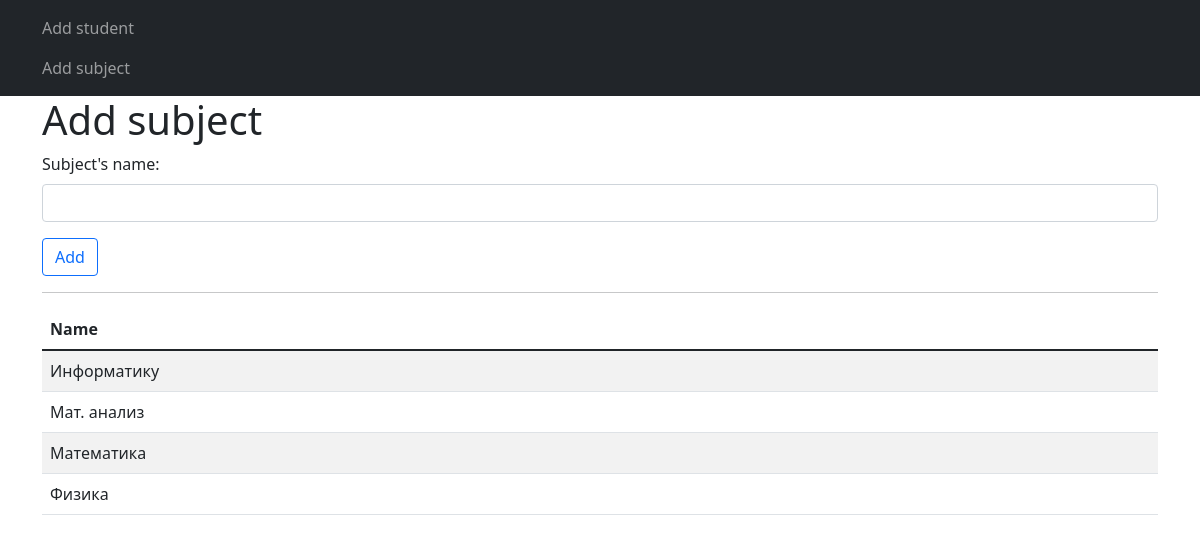
Screenshot of /add-subject with the database file from the repository.
### models.py (models this page shows)
class Subjects(db.Model):
    id = db.Column(db.Integer, primary_key=True)
    name = db.Column(db.String(80), nullable=False)
    student = db.relationship('Students', backref='subjects', lazy=True)

### routes.py (the view, shortened to what this page needs)
@app.route('/add-subject', methods=['GET', 'POST'])
def add_subject():
    form = SubjectForm()
    subjects = Subjects.query.order_by(Subjects.name).all()
    return render_template('add_subject.html', form=form, items=subjects)

### forms.py
class SubjectForm(FlaskForm):
    name = StringField('Subject\'s name: ',
                       validators=[DataRequired()])
    submit = SubmitField('Add')

### templates/add_subject.html (shortened to what this page needs)
{% extends 'base.html'%}
{% block content %}
    <h1 class="text centre">Add subject</h1>
    <form action="" method="post">
        <div class="mb-3">
            {{ form.name.label(class='form-label') }}
            {{ form.name(class='form-control')  }}
        </div>
        <div class="mb-3">
            {{ form.submit(class="btn btn-outline-primary") }}
        </div>
    </form>
    <hr>
    {% if items|length > 0 %}
        <table class="table table-striped">
            <thead>
                <tr>
                    <th>Name</th>
                </tr>
            </thead>
            <tbody>
                {% for subj in items %}
                    <tr>
                        <td>{{ subj.name }}</td>
                    </tr>
                {% endfor %}
            </tbody>
        </table>
    {% endif %}
{% endblock %}

### rows the page displays
Subjects: name "Информатику"
Subjects: name "Мат. анализ"
Subjects: name "Математика"
Subjects: name "Физика"
